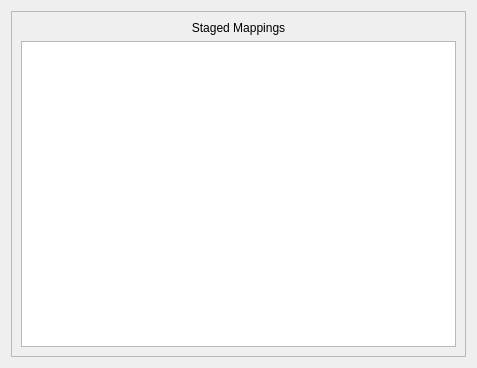
<?xml version="1.0" encoding="UTF-8"?>
<ui version="4.0">
 <class>Form</class>
 <widget class="QWidget" name="Form">
  <property name="geometry">
   <rect>
    <x>0</x>
    <y>0</y>
    <width>477</width>
    <height>368</height>
   </rect>
  </property>
  <property name="windowTitle">
   <string>Form</string>
  </property>
  <layout class="QVBoxLayout" name="verticalLayout_2">
   <item>
    <widget class="QScrollArea" name="scrollArea">
     <property name="widgetResizable">
      <bool>true</bool>
     </property>
     <widget class="QWidget" name="scrollAreaWidgetContents_2">
      <property name="geometry">
       <rect>
        <x>0</x>
        <y>0</y>
        <width>457</width>
        <height>348</height>
       </rect>
      </property>
      <layout class="QVBoxLayout" name="verticalLayout_4">
       <item>
        <layout class="QVBoxLayout" name="verticalLayout_3">
         <item>
          <widget class="QLabel" name="label">
           <property name="text">
            <string>Staged Mappings</string>
           </property>
           <property name="alignment">
            <set>Qt::AlignCenter</set>
           </property>
          </widget>
         </item>
         <item>
          <widget class="QListWidget" name="staged_mappings_list"/>
         </item>
        </layout>
       </item>
      </layout>
     </widget>
    </widget>
   </item>
  </layout>
 </widget>
 <resources/>
 <connections/>
</ui>
